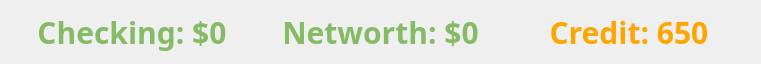
   <widget class="QWidget" name="layoutWidget">
    <property name="geometry">
     <rect>
      <x>20</x>
      <y>10</y>
      <width>761</width>
      <height>39</height>
     </rect>
    </property>
    <layout class="QHBoxLayout" name="mainInfoLayout">
     <item>
      <widget class="QLabel" name="cashBalance">
       <property name="font">
        <font>
         <family>Impact</family>
         <pointsize>-1</pointsize>
         <italic>false</italic>
         <bold>true</bold>
        </font>
       </property>
       <property name="styleSheet">
        <string notr="true">QLabel {
    color: #85bb65;
    font-weight: bold;
	font-size: 30px;
}</string>
       </property>
       <property name="text">
        <string>Checking: $0</string>
       </property>
       <property name="alignment">
        <set>Qt::AlignmentFlag::AlignCenter</set>
       </property>
      </widget>
     </item>
     <item>
      <widget class="QLabel" name="networthLabel">
       <property name="font">
        <font>
         <family>Impact</family>
         <pointsize>-1</pointsize>
         <italic>false</italic>
         <bold>true</bold>
        </font>
       </property>
       <property name="styleSheet">
        <string notr="true">QLabel {
    color: #85bb65;
    font-weight: bold;
	font-size: 30px;
}</string>
       </property>
       <property name="text">
        <string>Networth: $0</string>
       </property>
       <property name="alignment">
        <set>Qt::AlignmentFlag::AlignCenter</set>
       </property>
      </widget>
     </item>
     <item>
      <widget class="QLabel" name="creditLabel">
       <property name="font">
        <font>
         <family>Impact</family>
         <pointsize>-1</pointsize>
         <italic>false</italic>
         <bold>true</bold>
        </font>
       </property>
       <property name="styleSheet">
        <string notr="true">QLabel {
    color: orange;
    font-weight: bold;
	font-size: 30px;
}</string>
       </property>
       <property name="text">
        <string>Credit: 650</string>
       </property>
       <property name="alignment">
        <set>Qt::AlignmentFlag::AlignCenter</set>
       </property>
      </widget>
     </item>
    </layout>
   </widget>
